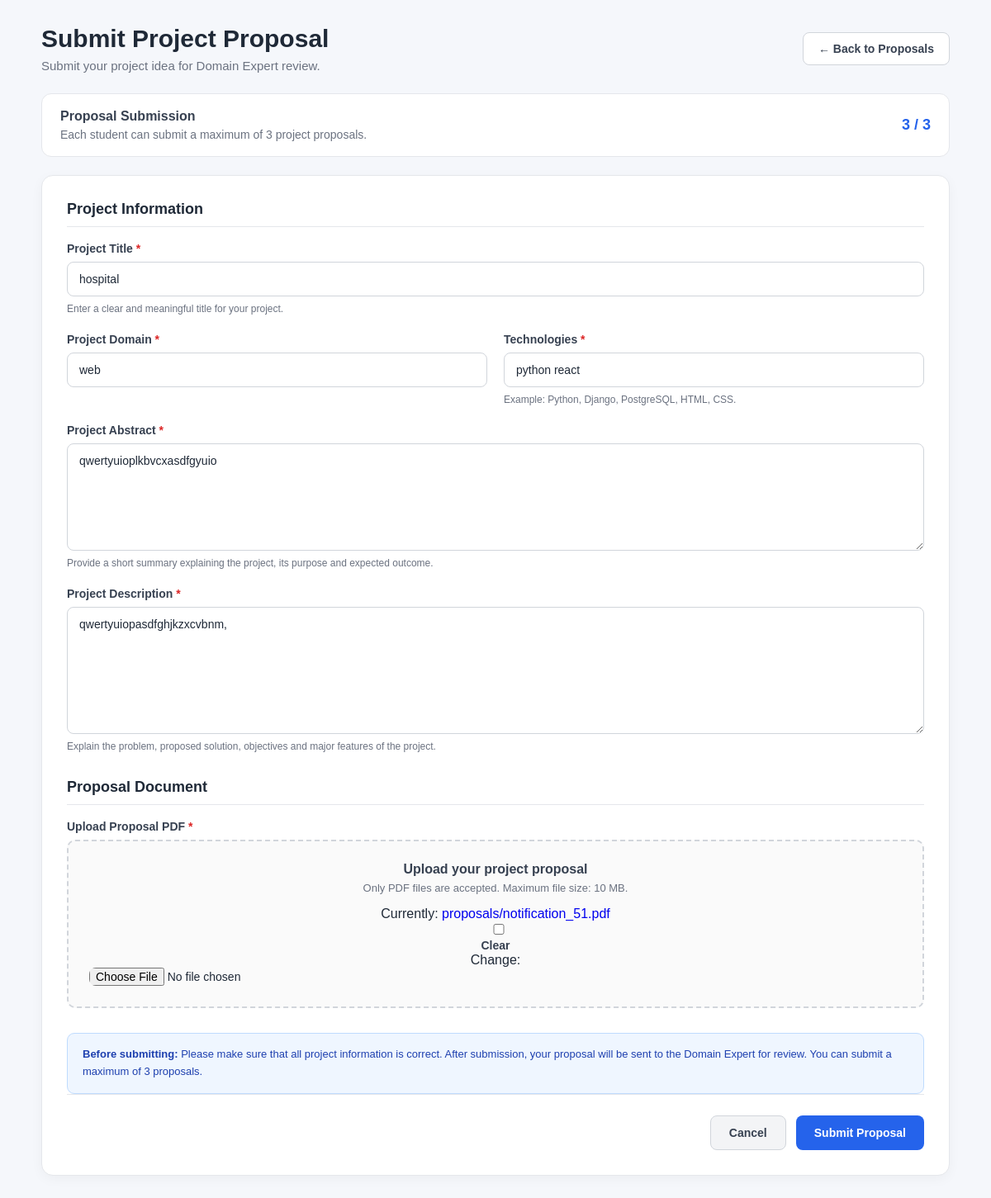
The page /student/proposals/1/edit/ (signed in) on the database its author committed.
### projects/models.py (models this page shows, shortened)
class ProjectProposal(models.Model):
    STATUS_CHOICES = [
        ("SUBMITTED", "Submitted"),
        ("EXPERT_ASSIGNED", "Expert Assigned"),
        ("CHANGES_REQUESTED", "Changes Requested"),
        ("EXPERT_APPROVED", "Expert Approved"),
        ("COORDINATOR_APPROVED", "Coordinator Approved"),
        ("GUIDE_ASSIGNED", "Guide Assigned"),
        ("GUIDE_REJECTED", "Guide Rejected"),
        ("IN_PROGRESS", "In Progress"),
        ("COMPLETED", "Completed"),
    ]
    student = models.ForeignKey(
        settings.AUTH_USER_MODEL,
        on_delete=models.CASCADE,
        related_name="project_proposals",
        limit_choices_to={"role": "STUDENT"},
    )
    title = models.CharField(max_length=255)
    abstract = models.TextField(blank=True)
    domain = models.CharField(
        max_length=255,
        blank=True
    )
    technologies = models.TextField(
        blank=True
    )
    description = models.TextField(
        blank=True
    )
    proposal_document = models.FileField(
        upload_to="proposals/",
        blank=True,
        null=True
    )
    expert_comments = models.TextField(
        blank=True,
        null=True
    )
    status = models.CharField(
        max_length=30,
        choices=STATUS_CHOICES,
        default="SUBMITTED"
    )
    submitted_at = models.DateTimeField(
        auto_now_add=True
    )
    updated_at = models.DateTimeField(
        auto_now=True
    )
    domain_expert = models.ForeignKey(
        settings.AUTH_USER_MODEL,
        on_delete=models.SET_NULL,
        null=True,
        blank=True,
        related_name="expert_proposals",
        limit_choices_to={"role": "EXPERT"},
    )
    guide = models.ForeignKey(
        settings.AUTH_USER_MODEL,
        on_delete=models.SET_NULL,
        null=True,
        blank=True,
        related_name="guided_proposals",
        limit_choices_to={"role": "GUIDE"},
    )
    guide_rejection_reason = models.TextField(
        blank=True,
        null=True
    )
    guide_rejected_at = models.DateTimeField(
        blank=True,
        null=True
    )

### accounts/views.py (the view)
@login_required
def edit_proposal(request, proposal_id):
    if request.user.is_superuser:
        return redirect("accounts:coordinator_dashboard")
    if request.user.role != "STUDENT":
        return redirect("accounts:dashboard")
    proposal = get_object_or_404(
        ProjectProposal,
        id=proposal_id,
        student=request.user
    )
    if proposal.status not in ["SUBMITTED", "CHANGES_REQUESTED"]:
        messages.error(
            request,
            "This proposal cannot be edited in its current status."
        )
        return redirect("accounts:proposal_detail", proposal_id=proposal.id)
    if request.method == "POST":
        form = ProjectProposalForm(
            request.POST,
            request.FILES,
            instance=proposal,
        )
        if form.is_valid():
            updated_proposal = form.save(commit=False)
            updated_proposal.status = "SUBMITTED"
            updated_proposal.expert_comments = ""
            updated_proposal.save()
            messages.success(
                request,
                "Your proposal has been updated and resubmitted successfully."
            )
            return redirect(
                "accounts:proposal_detail",
                proposal_id=proposal.id
            )
        messages.error(
            request,
            "Please correct the errors in the form."
        )
    else:
        form = ProjectProposalForm(instance=proposal)
    return render(
        request,
        "student/proposal_form.html",
        {
            "form": form,
            "proposal": proposal,
            "proposal_count": ProjectProposal.objects.filter(student=request.user).count(),
            "is_edit_mode": True,
        },
    )

### templates/student/proposal_form.html (shortened to what this page needs)
{% extends "base.html" %}
{% block content %}
<div class="proposal-page">
    <div class="proposal-container">
        <div class="page-header">
            <div>
                <h1>Submit Project Proposal</h1>
                <p>
                    Submit your project idea for Domain Expert review.
                </p>
            </div>
            <a href="{% url 'accounts:student_proposals' %}"
               class="back-btn">
                ← Back to Proposals
            </a>
        </div>
        <div class="proposal-limit">
            <div>
                <div class="limit-title">
                    Proposal Submission
                </div>
                <div class="limit-text">
                    Each student can submit a maximum of 3 project proposals.
                </div>
            </div>
            <div class="limit-count">
                {{ proposal_count|default:"0" }} / 3
            </div>
        </div>
        <div class="form-card">
            <form method="POST"
                  enctype="multipart/form-data">
                <div class="form-section">
                    <h2 class="section-title">
                        Project Information
                    </h2>
                    <div class="form-grid">
                        <div class="form-group full">
                            <label for="{{ form.title.id_for_label }}">
                                Project Title
                                <span class="required">*</span>
                            </label>
                            {{ form.title }}
                            <div class="form-help">
                                Enter a clear and meaningful title for your project.
                            </div>
                        </div>
                        <div class="form-group">
                            <label for="{{ form.domain.id_for_label }}">
                                Project Domain
                                <span class="required">*</span>
                            </label>
                            {{ form.domain }}
                        </div>
                        <div class="form-group">
                            <label for="{{ form.technologies.id_for_label }}">
                                Technologies
                                <span class="required">*</span>
                            </label>
                            {{ form.technologies }}
                            <div class="form-help">
                                Example: Python, Django, PostgreSQL, HTML, CSS.
                            </div>
                        </div>
                        <div class="form-group full">
                            <label for="{{ form.abstract.id_for_label }}">
                                Project Abstract
                                <span class="required">*</span>
                            </label>
                            {{ form.abstract }}
                            <div class="form-help">
                                Provide a short summary explaining the project,
                                its purpose and expected outcome.
                            </div>
                        </div>
                        <div class="form-group full">
                            <label for="{{ form.description.id_for_label }}">
                                Project Description
                                <span class="required">*</span>
                            </label>
                            {{ form.description }}
                            <div class="form-help">
                                Explain the problem, proposed solution,
                                objectives and major features of the project.
                            </div>
                        </div>
                    </div>
                </div>
                <div class="form-section">
                    <h2 class="section-title">
                        Proposal Document
                    </h2>
                    <div class="form-group">
                        <label for="{{ form.proposal_document.id_for_label }}">
                            Upload Proposal PDF
                            <span class="required">*</span>
                        </label>
                        <div class="file-box">
                            <div class="file-title">
                                Upload your project proposal
                            </div>
                            <div class="file-description">
                                Only PDF files are accepted.
                                Maximum file size: 10 MB.
                            </div>
                            {{ form.proposal_document }}
                        </div>
                    </div>
                </div>
                <div class="submission-notice">
                    <strong>Before submitting:</strong>
                    Please make sure that all project information is correct.
                    After submission, your proposal will be sent to the
                    Domain Expert for review. You can submit a maximum of
                    3 proposals.
                </div>
                <div class="form-actions">
                    <a href="{% url 'accounts:student_proposals' %}"
                       class="btn btn-cancel">
                        Cancel
                    </a>
                    <button type="submit"
                            class="btn btn-submit">
                        Submit Proposal
                    </button>
                </div>
            </form>
        </div>
    </div>
</div>
{% endblock %}

### static/css/style.css (style rules this page uses)
body { margin: 0; font-family: Arial, Helvetica, sans-serif; background: #f4f7fb; color: #1f2937; }
a { text-decoration: none; }

### templates/student/proposal_form.html (style rules this page uses)
* { box-sizing: border-box; }
.proposal-page { min-height: 100vh; background: #f5f7fb; padding: 30px; }
.proposal-container { max-width: 1100px; margin: 0 auto; }
.page-header { display: flex; justify-content: space-between; align-items: center; margin-bottom: 25px; gap: 20px; }
.page-header h1 { margin: 0; font-size: 30px; color: #1f2937; }
.page-header p { margin: 7px 0 0; color: #6b7280; font-size: 15px; }
.back-btn { text-decoration: none; padding: 11px 18px; border-radius: 8px; background: #ffffff; color: #374151; border: 1px solid #d1d5db; font-size: 14px; font-weight: 600; transition: 0.2s; }
.proposal-limit { background: #ffffff; border: 1px solid #e5e7eb; border-radius: 12px; padding: 18px 22px; margin-bottom: 22px; display: flex; justify-content: space-between; align-items: center; gap: 15px; }
.limit-title { font-weight: 700; color: #374151; margin-bottom: 5px; }
.limit-text { color: #6b7280; font-size: 14px; }
.limit-count { font-size: 18px; font-weight: 700; color: #2563eb; white-space: nowrap; }
.form-card { background: #ffffff; border-radius: 14px; border: 1px solid #e5e7eb; padding: 30px; box-shadow: 0 4px 15px rgba(0, 0, 0, 0.04); }
.form-section { margin-bottom: 30px; }
.section-title { font-size: 18px; font-weight: 700; color: #1f2937; margin: 0 0 18px; padding-bottom: 10px; border-bottom: 1px solid #e5e7eb; }
.form-grid { display: grid; grid-template-columns: 1fr 1fr; gap: 20px; }
.form-group { display: flex; flex-direction: column; }
.form-group.full { grid-column: 1 / -1; }
.form-group label { font-size: 14px; font-weight: 600; color: #374151; margin-bottom: 8px; }
.required { color: #dc2626; }
.form-group input, .form-group textarea, .form-group select { width: 100%; padding: 12px 14px; border: 1px solid #d1d5db; border-radius: 8px; font-size: 14px; font-family: inherit; color: #1f2937; background: #ffffff; outline: none; transition: 0.2s; }
.form-group textarea { min-height: 130px; resize: vertical; }
.form-help { margin-top: 6px; font-size: 12px; color: #6b7280; line-height: 1.5; }
.file-box { border: 2px dashed #d1d5db; border-radius: 10px; padding: 25px; text-align: center; background: #fafafa; transition: 0.2s; }
.file-box input { border: none; padding: 0; box-shadow: none; background: transparent; }
.file-title { font-weight: 600; color: #374151; margin-bottom: 6px; }
.file-description { color: #6b7280; font-size: 13px; margin-bottom: 15px; }
.form-actions { display: flex; justify-content: flex-end; gap: 12px; padding-top: 25px; border-top: 1px solid #e5e7eb; }
.btn { text-decoration: none; border: none; cursor: pointer; padding: 12px 22px; border-radius: 8px; font-size: 14px; font-weight: 600; transition: 0.2s; }
.btn-cancel { background: #f3f4f6; color: #374151; border: 1px solid #d1d5db; }
.btn-submit { background: #2563eb; color: white; }
.submission-notice { margin-top: 20px; padding: 15px 18px; background: #eff6ff; border: 1px solid #bfdbfe; border-radius: 9px; color: #1e40af; font-size: 13px; line-height: 1.6; }

### rows shown on the page
ProjectProposal: title "hospital", domain "web", technologies "python react", abstract "qwertyuioplkbvcxasdfgyuio", description "qwertyuiopasdfghjkzxcvbnm,"

### other values the page prints
{{ proposal_count|default:"0" }} "3"
